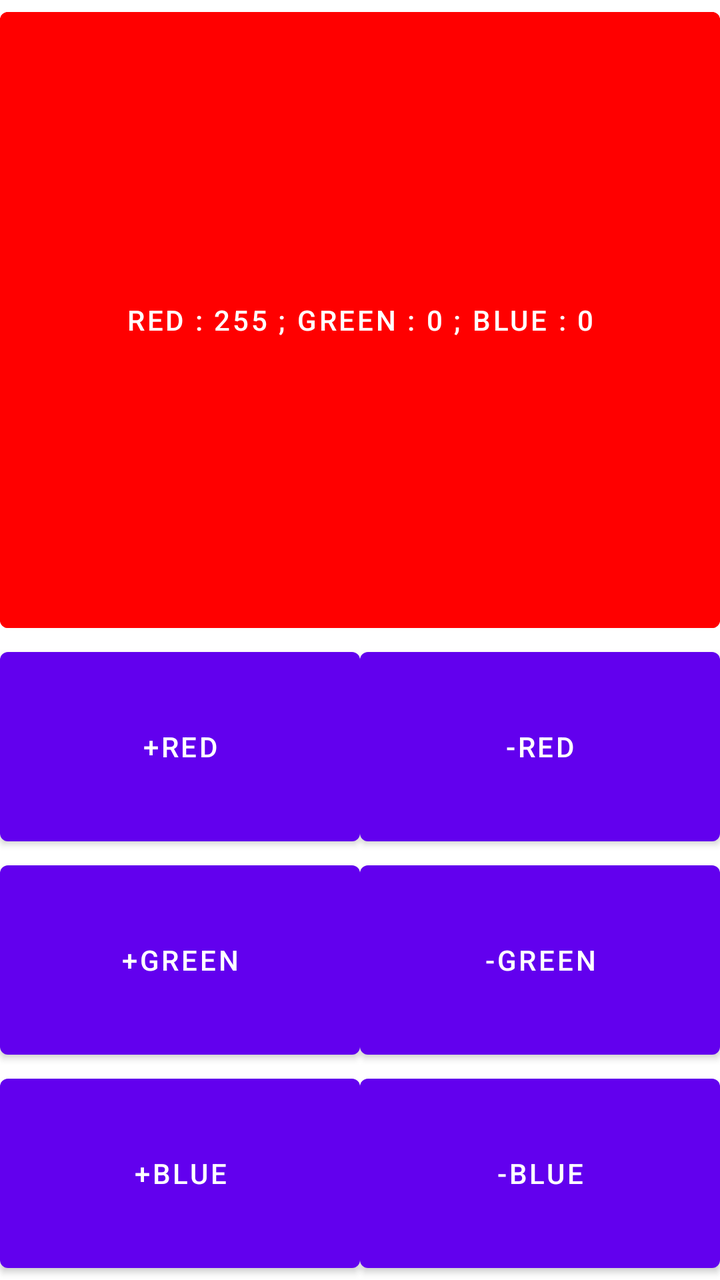
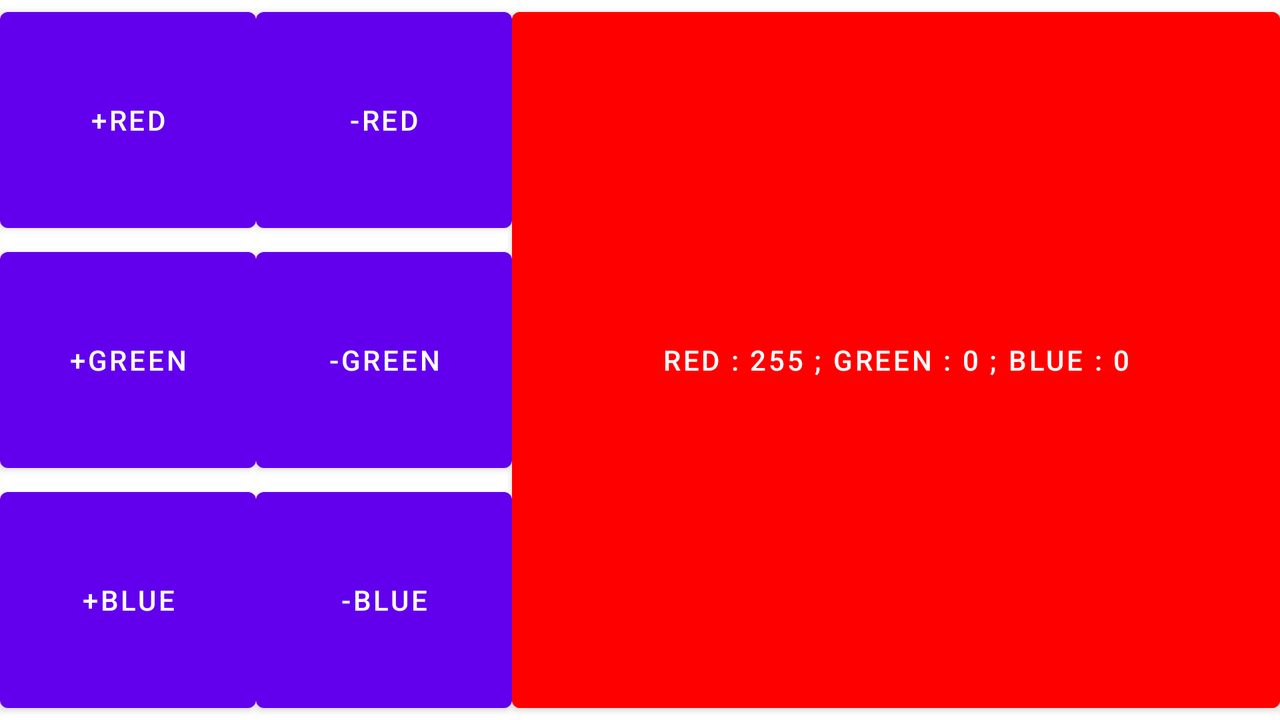

An Android layout and its configuration variant, each rendered on a device that would load it. The default file and the variant file are quoted in full after the pictures.
<!-- AndroidManifest.xml: application theme Theme.LampeMagique -->
<!-- res/layout/activity_main.xml -->
<?xml version="1.0" encoding="utf-8"?>
<androidx.constraintlayout.widget.ConstraintLayout xmlns:android="http://schemas.android.com/apk/res/android"
    xmlns:app="http://schemas.android.com/apk/res-auto"
    xmlns:tools="http://schemas.android.com/tools"
    android:layout_width="match_parent"
    android:layout_height="match_parent"
    tools:context=".MainActivity">

    <Button
        android:id="@+id/grosbouton"
        android:layout_width="0dp"
        android:layout_height="0dp"
        android:backgroundTint="@color/red"
        android:text="@string/color"
        app:layout_constraintBottom_toTopOf="@+id/rougeplus"
        app:layout_constraintEnd_toEndOf="parent"
        app:layout_constraintStart_toStartOf="parent"
        app:layout_constraintTop_toTopOf="parent"
        app:layout_constraintVertical_weight="3" />

    <Button
        android:id="@+id/rougeplus"
        android:layout_width="0dp"
        android:layout_height="0dp"
        android:text="@string/redplus"
        app:layout_constraintBottom_toTopOf="@+id/vertplus"
        app:layout_constraintEnd_toStartOf="@+id/rougemoins"
        app:layout_constraintStart_toStartOf="parent"
        app:layout_constraintTop_toBottomOf="@+id/grosbouton"
        app:layout_constraintVertical_weight="1" />

    <Button
        android:id="@+id/rougemoins"
        android:layout_width="0dp"
        android:layout_height="0dp"
        android:text="@string/redmoins"
        app:layout_constraintBottom_toTopOf="@+id/vertmoins"
        app:layout_constraintEnd_toEndOf="parent"
        app:layout_constraintStart_toEndOf="@+id/rougeplus"
        app:layout_constraintTop_toBottomOf="@+id/grosbouton"
        app:layout_constraintVertical_weight="1" />

    <Button
        android:id="@+id/vertplus"
        android:layout_width="0dp"
        android:layout_height="0dp"
        android:text="@string/vertplus"
        app:layout_constraintBottom_toTopOf="@+id/bleuplus"
        app:layout_constraintEnd_toStartOf="@+id/vertmoins"
        app:layout_constraintStart_toStartOf="parent"
        app:layout_constraintTop_toBottomOf="@+id/rougeplus"
        app:layout_constraintVertical_weight="1" />

    <Button
        android:id="@+id/vertmoins"
        android:layout_width="0dp"
        android:layout_height="0dp"
        android:text="@string/vertmoins"
        app:layout_constraintBottom_toTopOf="@+id/bleumoins"
        app:layout_constraintEnd_toEndOf="parent"
        app:layout_constraintStart_toEndOf="@+id/vertplus"
        app:layout_constraintTop_toBottomOf="@+id/rougemoins"
        app:layout_constraintVertical_weight="1" />

    <Button
        android:id="@+id/bleuplus"
        android:layout_width="0dp"
        android:layout_height="0dp"
        android:text="@string/bleuplus"
        app:layout_constraintBottom_toBottomOf="parent"
        app:layout_constraintEnd_toStartOf="@+id/bleumoins"
        app:layout_constraintStart_toStartOf="parent"
        app:layout_constraintTop_toBottomOf="@+id/vertplus"
        app:layout_constraintVertical_weight="1" />

    <Button
        android:id="@+id/bleumoins"
        android:layout_width="0dp"
        android:layout_height="0dp"
        android:text="@string/bleumoins"
        app:layout_constraintBottom_toBottomOf="parent"
        app:layout_constraintEnd_toEndOf="parent"
        app:layout_constraintStart_toEndOf="@+id/bleuplus"
        app:layout_constraintTop_toBottomOf="@+id/vertmoins"
        app:layout_constraintVertical_weight="1" />

</androidx.constraintlayout.widget.ConstraintLayout>
<!-- resources referenced by this layout -->
<resources>
  <color name="red">#FFFF0000</color>
  <string name="bleumoins">-BLUE</string>
  <string name="bleuplus">+BLUE</string>
  <string name="color">RED : 255 ; GREEN : 0 ; BLUE : 0</string>
  <string name="redmoins">-RED</string>
  <string name="redplus">+RED</string>
  <string name="vertmoins">-GREEN</string>
  <string name="vertplus">+GREEN</string>
  <style name="Theme.LampeMagique" parent="Theme.MaterialComponents.DayNight.DarkActionBar">
          
          <item name="colorPrimary">@color/purple_500</item>
          <item name="colorPrimaryVariant">@color/purple_700</item>
          <item name="colorOnPrimary">@color/white</item>
          
          <item name="colorSecondary">@color/teal_200</item>
          <item name="colorSecondaryVariant">@color/teal_700</item>
          <item name="colorOnSecondary">@color/black</item>
          
          <item name="android:statusBarColor" tools:targetApi="l">?attr/colorPrimaryVariant</item>
          
      </style>
  <color name="purple_500">#FF6200EE</color>
  <color name="purple_700">#FF3700B3</color>
  <color name="white">#FFFFFFFF</color>
  <color name="teal_200">#FF03DAC5</color>
  <color name="teal_700">#FF018786</color>
  <color name="black">#000000</color>
</resources>
<!-- res/layout-land/activity_main.xml (the repository's variant of the layout above) -->
<!-- drawn on the phone turned sideways -->
<?xml version="1.0" encoding="utf-8"?>
<androidx.constraintlayout.widget.ConstraintLayout
    xmlns:android="http://schemas.android.com/apk/res/android"
    xmlns:tools="http://schemas.android.com/tools"
    xmlns:app="http://schemas.android.com/apk/res-auto"
    android:layout_width="match_parent"
    android:layout_height="match_parent">

    <Button
        android:id="@+id/grosbouton"
        android:layout_width="0dp"
        android:layout_height="0dp"
        android:backgroundTint="@color/red"
        android:text="@string/color"
        app:layout_constraintStart_toEndOf="@id/rougemoins"
        app:layout_constraintBottom_toBottomOf="parent"
        app:layout_constraintEnd_toEndOf="parent"
        app:layout_constraintTop_toTopOf="parent"
        app:layout_constraintHorizontal_weight="3"/>

    <Button
        android:id="@+id/rougeplus"
        android:layout_width="0dp"
        android:layout_height="0dp"
        android:text="@string/redplus"
        app:layout_constraintStart_toStartOf="parent"
        app:layout_constraintEnd_toStartOf="@+id/rougemoins"
        app:layout_constraintTop_toTopOf="parent"
        app:layout_constraintBottom_toTopOf="@id/vertplus"
        app:layout_constraintHorizontal_weight="1" />

    <Button
        android:id="@+id/rougemoins"
        android:layout_width="0dp"
        android:layout_height="0dp"
        android:text="@string/redmoins"
        app:layout_constraintStart_toEndOf="@id/rougeplus"
        app:layout_constraintEnd_toStartOf="@+id/grosbouton"
        app:layout_constraintTop_toTopOf="parent"
        app:layout_constraintBottom_toTopOf="@id/vertmoins"
        app:layout_constraintHorizontal_weight="1" />

    <Button
        android:id="@+id/vertplus"
        android:layout_width="0dp"
        android:layout_height="0dp"
        android:text="@string/vertplus"
        app:layout_constraintStart_toStartOf="parent"
        app:layout_constraintEnd_toStartOf="@+id/vertmoins"
        app:layout_constraintTop_toBottomOf="@id/rougeplus"
        app:layout_constraintBottom_toTopOf="@id/bleuplus"
        app:layout_constraintHorizontal_weight="1" />

    <Button
        android:id="@+id/vertmoins"
        android:layout_width="0dp"
        android:layout_height="0dp"
        android:text="@string/vertmoins"
        app:layout_constraintStart_toEndOf="@id/vertplus"
        app:layout_constraintEnd_toStartOf="@+id/grosbouton"
        app:layout_constraintTop_toBottomOf="@id/rougemoins"
        app:layout_constraintBottom_toTopOf="@id/bleumoins"
        app:layout_constraintHorizontal_weight="1"  />

    <Button
        android:id="@+id/bleuplus"
        android:layout_width="0dp"
        android:layout_height="0dp"
        android:text="@string/bleuplus"
        app:layout_constraintStart_toStartOf="parent"
        app:layout_constraintEnd_toStartOf="@+id/bleumoins"
        app:layout_constraintTop_toBottomOf="@id/vertplus"
        app:layout_constraintBottom_toBottomOf="parent"
        app:layout_constraintHorizontal_weight="1" />

    <Button
        android:id="@+id/bleumoins"
        android:layout_width="0dp"
        android:layout_height="0dp"
        android:text="@string/bleumoins"
        app:layout_constraintStart_toEndOf="@id/bleuplus"
        app:layout_constraintEnd_toStartOf="@+id/grosbouton"
        app:layout_constraintTop_toBottomOf="@id/vertmoins"
        app:layout_constraintBottom_toBottomOf="parent"
        app:layout_constraintHorizontal_weight="1"/>

</androidx.constraintlayout.widget.ConstraintLayout>
